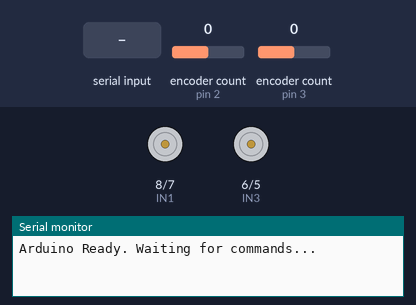
A sketch run on a simulated Arduino Nano, built with avr-gcc and run on an emulated ATmega328P. On the bench: motor-driver pin pairs drawn as motors (green arrow = first pin HIGH = forward, orange = second pin HIGH = backward, longer = more drive, scaled by the enable pin), the last lines printed to the serial monitor. Inputs (shaded band) come from the test bench; at power-on: encoder count (sensors on pin 2, pin 3) 0.

Above: at 1.2 s.
1.3 s: "f" received over Serial
At 2.1 s:
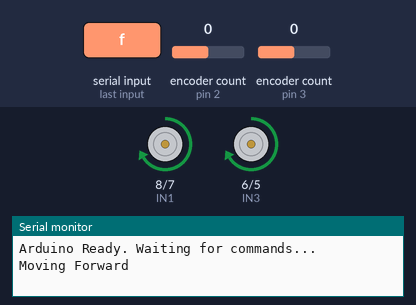
2.8 s: "b" received over Serial
At 3.4 s:
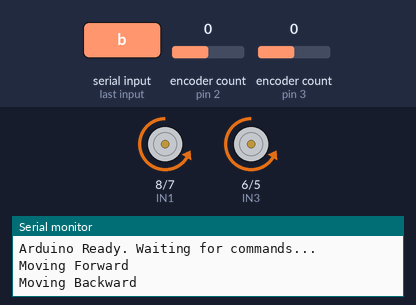
4.3 s: "l" received over Serial
At 4.7 s:
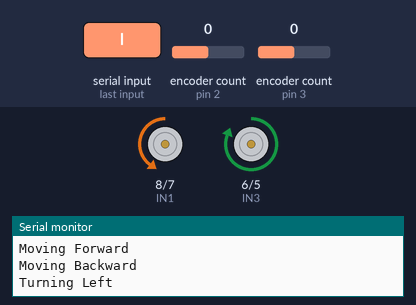
6.3 s: "r" received over Serial
At 6.7 s:
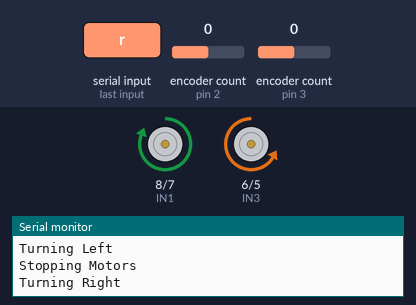
Timing chart, 0 to 9.3 s (numbered marks = the images above; inputs shaded):
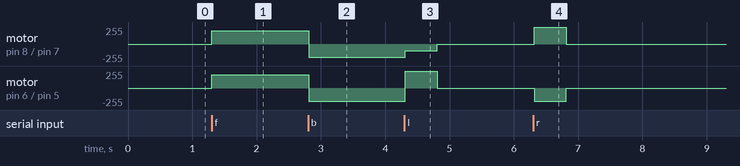

Measured:
- after the input at 1.3 s, motor on pin 8 (IN1) / pin 7 (IN2), motor on pin 6 (IN3) / pin 5 (IN4): stopped → forward 200/255 at once
- after the input at 2.8 s, motor on pin 8 (IN1) / pin 7 (IN2), motor on pin 6 (IN3) / pin 5 (IN4): forward 200/255 → backward 200/255 at once
- after the input at 4.3 s, motor on pin 8 (IN1) / pin 7 (IN2): backward 200/255 → backward 100/255 at once, → stopped 0.50 s later; motor on pin 6 (IN3) / pin 5 (IN4): backward 200/255 → forward 255/255 at once, → stopped 0.50 s later
- after the input at 6.3 s, motor on pin 8 (IN1) / pin 7 (IN2): stopped → forward 255/255 at once, → stopped 0.50 s later; motor on pin 6 (IN3) / pin 5 (IN4): stopped → backward 200/255 at once, → stopped 0.50 s later

The sketch:

aurdunio_ros_rplidar.ino
```cpp
#include <Encoder.h> // Library for motor encoders

// Motor 1 (Left)
#define ENA 9  // PWM pin
#define IN1 8
#define IN2 7

// Motor 2 (Right)
#define ENB 10 // PWM pin
#define IN3 6
#define IN4 5

// Encoder pins for Motor 1 (Left)
#define ENCODER_A1 2  // Must be an interrupt pin
#define ENCODER_B1 4

// Encoder pins for Motor 2 (Right)
#define ENCODER_A2 3  // Must be an interrupt pin
#define ENCODER_B2 12

// Create Encoder objects
Encoder motor1Encoder(ENCODER_A1, ENCODER_B1);
Encoder motor2Encoder(ENCODER_A2, ENCODER_B2);

long positionMotor1 = 0;
long positionMotor2 = 0;

void setup() {
  Serial.begin(9600); // Start serial communication

  // Set motor control pins as output
  pinMode(ENA, OUTPUT);
  pinMode(IN1, OUTPUT);
  pinMode(IN2, OUTPUT);

  pinMode(ENB, OUTPUT);
  pinMode(IN3, OUTPUT);
  pinMode(IN4, OUTPUT);

  Serial.println("Arduino Ready. Waiting for commands...");
}

void loop() {
  // Read movement command from Jetson Nano
  if (Serial.available() > 0) {
    char command = Serial.read();

    if (command == 'f') moveMotorForward();
    else if (command == 'b') moveMotorBackward();
    else if (command == 'l') turnLeft();
    else if (command == 'r') turnRight();
    else stopMotors();
  }

  // Read Encoder values
  long newPositionMotor1 = motor1Encoder.read();
  long newPositionMotor2 = motor2Encoder.read();

  if (newPositionMotor1 != positionMotor1 || newPositionMotor2 != positionMotor2) {
    positionMotor1 = newPositionMotor1;
    positionMotor2 = newPositionMotor2;

    Serial.print("Left Motor Encoder: ");
    Serial.println(positionMotor1);
    Serial.print("Right Motor Encoder: ");
    Serial.println(positionMotor2);
  }

  delay(100);
}

// Function to move forward
void moveMotorForward() {
  Serial.println("Moving Forward");
  digitalWrite(IN1, HIGH);
  digitalWrite(IN2, LOW);
  analogWrite(ENA, 200); // Adjust speed

  digitalWrite(IN3, HIGH);
  digitalWrite(IN4, LOW);
  analogWrite(ENB, 200);
}

// Function to move backward
void moveMotorBackward() {
  Serial.println("Moving Backward");
  digitalWrite(IN1, LOW);
  digitalWrite(IN2, HIGH);
  analogWrite(ENA, 200);

  digitalWrite(IN3, LOW);
  digitalWrite(IN4, HIGH);
  analogWrite(ENB, 200);
}

// Function to turn left
void turnLeft() {
  Serial.println("Turning Left");
  digitalWrite(IN1, LOW);  // Left motor backward
  digitalWrite(IN2, HIGH);
  analogWrite(ENA, 100);  // Slow speed

  digitalWrite(IN3, HIGH); // Right motor forward
  digitalWrite(IN4, LOW);
  analogWrite(ENB, 255);  // Fast speed
  delay(500); // Adjust turn duration
  stopMotors();
}

// Function to turn right
void turnRight() {
  Serial.println("Turning Right");
  digitalWrite(IN1, HIGH); // Left motor forward
  digitalWrite(IN2, LOW);
  analogWrite(ENA, 255);  // Fast speed

  digitalWrite(IN3, LOW);  // Right motor backward
  digitalWrite(IN4, HIGH);
  analogWrite(ENB, 100);  // Slow speed
  delay(500); // Adjust turn duration
  stopMotors();
}

// Function to stop motors
void stopMotors() {
  Serial.println("Stopping Motors");
  digitalWrite(IN1, LOW);
  digitalWrite(IN2, LOW);
  analogWrite(ENA, 0);

  digitalWrite(IN3, LOW);
  digitalWrite(IN4, LOW);
  analogWrite(ENB, 0);
}
```
